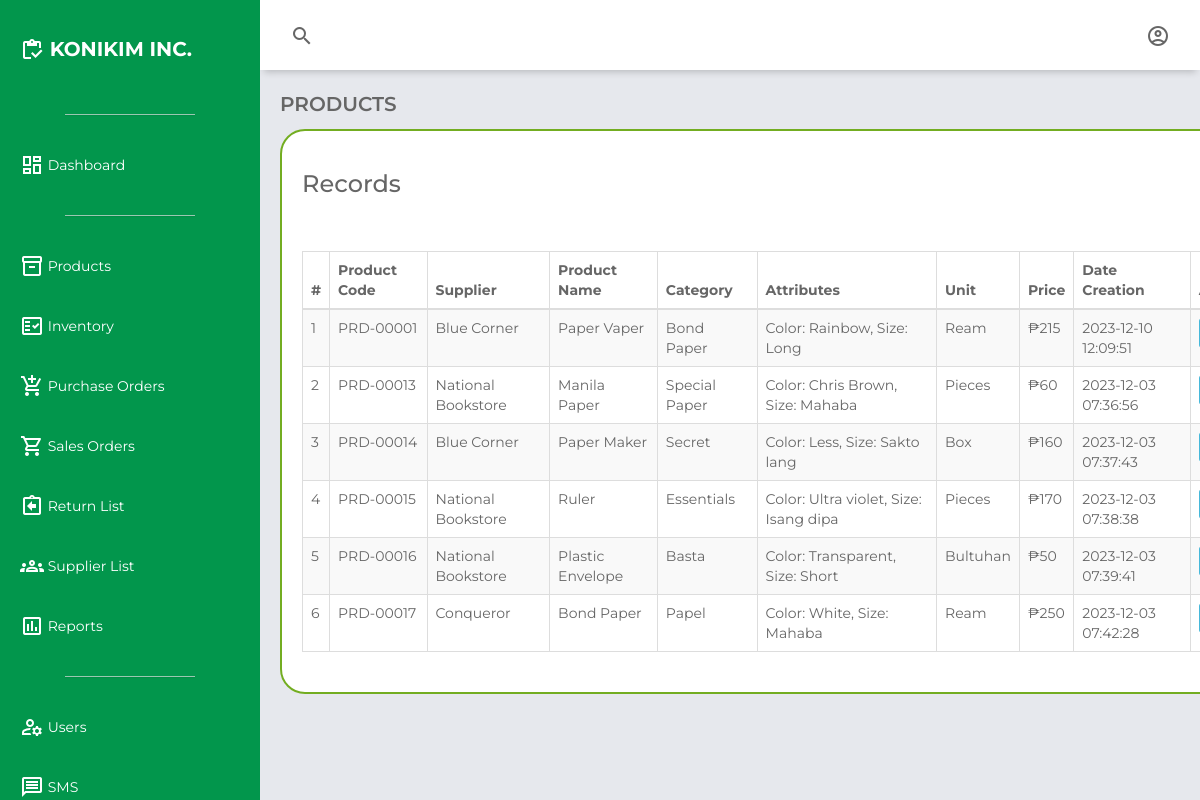
The page /products.php (signed in) on the database its author committed.
### tables this page shows
CREATE TABLE `product_list` (
  `id` int(11) NOT NULL,
  `productcode` varchar(250) NOT NULL,
  `supplierCode` int(11) NOT NULL,
  `productsupplier` varchar(250) NOT NULL,
  `productname` varchar(250) NOT NULL,
  `productcategory` varchar(250) NOT NULL,
  `productattributes` varchar(250) NOT NULL,
  `productunit` varchar(250) NOT NULL,
  `productprice` float NOT NULL,
  `datecreation` timestamp NOT NULL DEFAULT current_timestamp() ON UPDATE current_timestamp()
);

### products.php (the view, shortened to what this page needs)
<!DOCTYPE html>
<html lang="en">
<head>
    <link rel="stylesheet" href="https://unpkg.com/boxicons@2.0.7/css/boxicons.min.css">
    <link href="https://maxcdn.bootstrapcdn.com/bootstrap/3.3.0/css/bootstrap.min.css" rel="stylesheet">
    <link href="https://cdn.datatables.net/1.10.25/css/dataTables.bootstrap.min.css" rel="stylesheet">
    <link rel="stylesheet" href="css\dashboard.css">
</head>
<body>
    <div class="grid-container">
        <header class="header">
            <div class="header-left">
                <span class="material-icons-outlined">search</span>
            </div>
            <div class="header-right">
                <span class="material-icons-outlined" id="userIcon">account_circle</span>
            </div>
        </header>
        <aside id="sidebar">
            <div class="sidebar-title">
                <div class="sidebar-brand">
                    <span class="material-icons-outlined">inventory</span> KONIKIM INC.
                </div>
            </div>
            <ul class="sidebar-list">
                <hr class="sidebar-divider hr-sidebar-divider">
                <li class="sidebar-list-item">
                    <a href="dashboard.php" target="_self">
                        <span class="material-icons-outlined">dashboard</span> Dashboard
                    </a>
                </li>
                <hr class="sidebar-divider hr-sidebar-divider">
                <li class="sidebar-list-item">
                    <a href="products.php" target="_self">
                        <span class="material-icons-outlined">inventory_2</span> Products
                    </a>
                </li>
                <li class="sidebar-list-item">
                    <a href="inventory.php" target="_self">
                        <span class="material-icons-outlined">fact_check</span> Inventory
                    </a>
                </li>
                <li class="sidebar-list-item">
                    <a href="purchase_orders.php" target="_self">
                        <span class="material-icons-outlined">add_shopping_cart</span> Purchase Orders
                    </a>
                </li>
                <li class="sidebar-list-item">
                    <a href="sales_orders.php" target="_self">
                        <span class="material-icons-outlined">shopping_cart</span> Sales Orders
                    </a>
                </li>
                <li class="sidebar-list-item">
                    <a href="return_list.php" target="_self">
                        <span class="material-icons-outlined">assignment_return</span> Return List
                    </a>
                </li>
                <li class="sidebar-list-item">
                    <a href="supplier.php" target="_self">
                        <span class="material-icons-outlined">groups</span> Supplier List
                    </a>
                </li>
                <li class="sidebar-list-item">
                    <a href="reports.php" target="_self">
                        <span class="material-icons-outlined">poll</span> Reports
                    </a>
                </li>
                <?php if ($_SESSION['user_type'] == 'Administrator') : ?>
                    <hr class="sidebar-divider hr-sidebar-divider">
                    <li class="sidebar-list-item">
                        <a href="user.php" target="_self">
                            <span class="material-icons-outlined">manage_accounts</span> Users
                        </a>
                    </li>
                    <li class="sidebar-list-item">
                        <a href="sms.php" target="_self">
                            <span class="material-icons-outlined">message</span> SMS
                        </a>
                    </li>
                <?php endif; ?>
            </ul>
        </aside>
        <main class="main-container">
            <div class="main-title">
                <p class="font-weight-bold">PRODUCTS</p>
            </div>
            <div class="container" style="font-family: 'Montserrat', sans-serif !important;">
                <div class="row">
                    <div class="col-md-12">
                        <h3>Records</h3>
                    </div>
                </div>
                <div class="row">
                    <div class="col-md-12">
                        <div class="table-responsive">
                            <table class="table table-bordered table-striped">
                                <thead>
                                    <tr>
                                        <th>#</th>
                                        <th>Product Code</th>
                                        <th>Supplier</th>
                                        <th>Product Name</th>
                                        <th>Category</th>
                                        <th>Attributes</th>
                                        <th>Unit</th>
                                        <th>Price</th>
                                        <th>Date Creation</th>
                                        <th>Action</th>
                                    </tr>
                                </thead>
                                <tbody>
                                    <?php
                                    require_once 'db_config.php';
                                    $sql = mysqli_query($conn, "SELECT * FROM product_list");
                                    $count = 1;
                                    $row = mysqli_num_rows($sql);
                                    if ($row > 0) {
                                        while ($row = mysqli_fetch_array($sql)) {
                                    ?>
                                            <tr>
                                                <td><?php echo $count ?></td>
                                                <td><?php echo $row['productcode']; ?></td>
                                                <td><?php echo $row['productsupplier']; ?></td>
                                                <td><?php echo $row['productname']; ?></td>
                                                <td><?php echo $row['productcategory']; ?></td>
                                                <td><?php echo $row['productattributes']; ?></td>
                                                <td><?php echo $row['productunit']; ?></td>
                                                <td>₱<?php echo $row['productprice']; ?></td>
                                                <td><?php echo $row['datecreation']; ?></td>
                                                <td>
                                                </td>
                                            </tr>
                                    <?php
                                            $count = $count + 1;
                                        }
                                    }
                                    ?>
                                </tbody>
                            </table>
                        </div>
                    </div>
                </div>
            </div>
        </main>
    </div>
</body>
</html>

### css/dashboard.css (style rules this page uses)
body { margin: 0; padding: 0; box-sizing: border-box; background-color: #e6e8ed; color: #666666; font-family: "Montserrat", sans-serif !important; }
.material-icons-outlined { vertical-align: middle; line-height: 1px; }
.font-weight-bold { font-weight: 600; }
.grid-container { display: grid; grid-template-columns: 260px 1fr 1fr 1fr; grid-template-rows: 0.2fr 3fr; grid-template-areas: "sidebar header header header" "sidebar main main main"; height: 100vh; }
.header { grid-area: header; height: 70px; background-color: #ffffff; display: flex; align-items: center; justify-content: space-between; padding: 0 30px 0 30px; box-shadow: 0 6px 7px -4px rgba(0, 0, 0, 0.2); }
#sidebar { grid-area: sidebar; height: 100%; background-color: #02964C; color: #ffffff; overflow-y: auto; transition: all 0.5s; -webkit-transition: all 0.5s; }
.hr-sidebar-divider { border-top: 1px solid #ddd; margin: 20px auto; width: 50%; opacity: 0.7; box-shadow: 0 1px 1px rgba(0, 0, 0, 0.1); }
.sidebar-title { display: flex; justify-content: space-between; align-items: center; padding: 20px 20px 20px 20px; margin-bottom: 30px; }
.sidebar-brand { margin-top: 15px; font-size: 20px; font-weight: 700; }
.sidebar-list { padding: 0; margin-top: 15px; list-style-type: none; }
.sidebar-list-item { padding: 20px 20px 20px 20px; }
.sidebar-list-item > a { text-decoration: none; color: #ffffff; }
.main-container { grid-area: main; overflow-y: auto; padding: 20px 20px; }
.container { background-color: #fff; border-radius: 25px; border: 2px solid #73AD21; padding: 20px; }
.main-title { display: flex; justify-content: space-between; }
.main-title > p { font-size: 20px; }

### rows shown on the page
product_list: productcode "PRD-00001", productsupplier "Blue Corner", productname "Paper Vaper", productcategory "Bond Paper", productattributes "Color: Rainbow, Size: Long", productunit "Ream", productprice "215", datecreation "2023-12-10 12:09:51"
product_list: productcode "PRD-00013", productsupplier "National Bookstore", productname "Manila Paper", productcategory "Special Paper", productattributes "Color: Chris Brown, Size: Mahaba", productunit "Pieces", productprice "60", datecreation "2023-12-03 07:36:56"
product_list: productcode "PRD-00014", productsupplier "Blue Corner", productname "Paper Maker", productcategory "Secret", productattributes "Color: Less, Size: Sakto lang", productunit "Box", productprice "160", datecreation "2023-12-03 07:37:43"
product_list: productcode "PRD-00015", productsupplier "National Bookstore", productname "Ruler", productcategory "Essentials", productattributes "Color: Ultra violet, Size: Isang dipa", productunit "Pieces", productprice "170", datecreation "2023-12-03 07:38:38"
product_list: productcode "PRD-00016", productsupplier "National Bookstore", productname "Plastic Envelope", productcategory "Basta", productattributes "Color: Transparent, Size: Short", productunit "Bultuhan", productprice "50", datecreation "2023-12-03 07:39:41"
product_list: productcode "PRD-00017", productsupplier "Conqueror", productname "Bond Paper", productcategory "Papel", productattributes "Color: White, Size: Mahaba", productunit "Ream", productprice "250", datecreation "2023-12-03 07:42:28"
